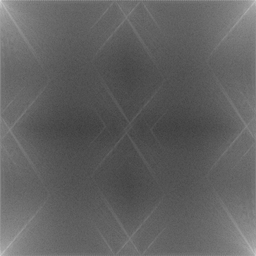
#> input picture images/Q1_unshifted_fft.png, 256 x 256 px, shrunk from 1024 x 1024 before the run, found by its file name; its folder holds only this picture in this run
$ python fft.py --dir images --filename images/Q1_unshifted_fft.png   (Python 2 division)   (older library calls are emulated)
#> lines starting #> are read from the running program, lines starting #| are printed output that depends on the picture
#   Python 2.7
#
#   Pre-requisite packages:
#       Opencv 3
#       Numpy
#       Scipy
#
#   How to execute:
#       1. Run a single image
#           python fft.py [-h] [--dir DIR] [--filename FILENAME]
#           Ex:
#               python fft.py --filename Q1.tif
#
#       2. You can put Q1.tif~Q4.tif into "images" folder and execute
#           ./run.sh
#
#
#    optional arguments:
#      -h, --help  show this help message and exit
#      --filename FILENAME  Specify the input image's name
#      --dir DIR   Specify location of the input image. Default value will be current directory  [Default: current dir]
#

import argparse, os
import cv2
import numpy as np
from scipy import ndimage, misc


def zero_padding(image):
    """
    Zero padding the image two the nearest power-of-2 rows and cols
    """
    assert len(image.shape) == 2

    M, N = image.shape
#> M = 256; N = 256

    new_row = M
#> new_row = 256
    new_col = N
#> new_col = 256

    while new_row&(new_row-1):
        new_row+=1
#> after the loop, new_row = 256
    while new_col&(new_col-1):
        new_col+=1
#> after the loop, new_col = 256

    padded_image = np.zeros((new_row, new_col))
    padded_image[:M,:N] = image[:,:]

    return padded_image


def cooley_tukey_dit_fft(x, inverse=False):
    """
    1. This transform is based on Cooley-Tukey decimation-in-time radix-2 algorithm.
    2. Require the input x's length to be the power-of-2. In order to compute the FFT of the input x.
    """
    # Returns the integer whose value is the reverse of the lowest 'bits' bits of the integer 'x'.
    def bit_reversal_permutation(_x, bits):
        y = 0
        for i in xrange(bits):
            y = (y << 1) | (_x & 1)
            _x >>= 1
        return y

    N = x.shape[0]
    levels = N.bit_length()-1   # levels = log2(n)

    if 2 ** levels != N:
        raise ValueError("Length is not a power of 2")

    coef = (2j if inverse else -2j) * np.pi / N
    W_exp = np.exp(np.arange(N//2) * coef)

    # Copy with bit-reversed permutation
    x = [x[bit_reversal_permutation(i, levels)] for i in range(N)]

    # Radix-2 decimation-in-time FFT
    size = 2
    while size <= N:
        half_size = size // 2
        table_step = N // size

        for i in xrange(0, N, size):
            k = 0
            for j in range(i, i + half_size):
                temp = x[j + half_size] * W_exp[k]
                x[j + half_size] = x[j] - temp
                x[j] += temp
                k += table_step

        size *= 2

    return np.asarray(x)


def FFT2D(image):
    """ implementation of 2-D Fast Fourier Transform """
    M, N = image.shape
#> M = 256; N = 256

    FFT_result = np.zeros_like(image, dtype=complex)

    for i in xrange(M):
        FFT_result[i,:] = cooley_tukey_dit_fft(image[i,:])

    for j in xrange(N):
        FFT_result[:, j] = cooley_tukey_dit_fft(FFT_result[:, j])

    return FFT_result


def FFT2D_shift(fft):
    """ Shift the zero frequency to the center of the 2-D Fourier Transform """
    rows, cols = fft.shape
    tmp = np.zeros_like(fft)
    ret = np.zeros_like(fft)

    for i in xrange(rows):
        for j in xrange(cols):
            index = (cols/2 + j) % cols
            tmp[i, index] = fft[i, j]

    for j in xrange(cols):
        for i in xrange(rows):
            index = (rows/2 + i) % rows
            ret[index, j] = tmp[i, j]

    return ret


if __name__ == '__main__':
    parser = argparse.ArgumentParser()
    parser.add_argument(
        '--dir',
        type=str,
        help='Specify location of the input image. Default value will be current directory',
    )
    parser.add_argument(
        '--filename',
        type=str,
        help='Specify the input image\'s name',
    )

    args = parser.parse_args()
    filename = "noname.png" if not args.filename else args.filename

    if args.dir is None:
        cwd = os.getcwd()
        image_path = os.path.join(cwd, "images", filename)
    else:
        image_path = os.path.join(args.dir, filename)

    img = ndimage.imread(image_path, flatten=True)
    padded_img = zero_padding(img)

    # Compute the unshifted FFT of the padded image
    unshifted_fft = FFT2D(padded_img)
    spectrum = np.log10(np.absolute(unshifted_fft) + np.ones_like(padded_img))
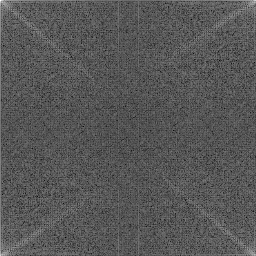
#> spectrum: shape (256, 256) float64; min 0.349, max 6.8, mean 2.57; drawn with min black and max white
    misc.imsave("images/%s_unshifted_fft.png" % filename.split('.')[0], spectrum)

    # Compute the shifted FFT of the padded image
    shifted_fft = FFT2D_shift(unshifted_fft)
    spectrum = np.log10(np.absolute(shifted_fft) + np.ones_like(padded_img))
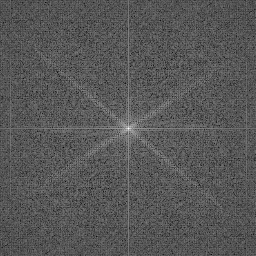
#> spectrum: shape (256, 256) float64; min 0.349, max 6.8, mean 2.57; drawn with min black and max white
    misc.imsave("images/%s_shifted_fft.png" % filename.split('.')[0], spectrum)
